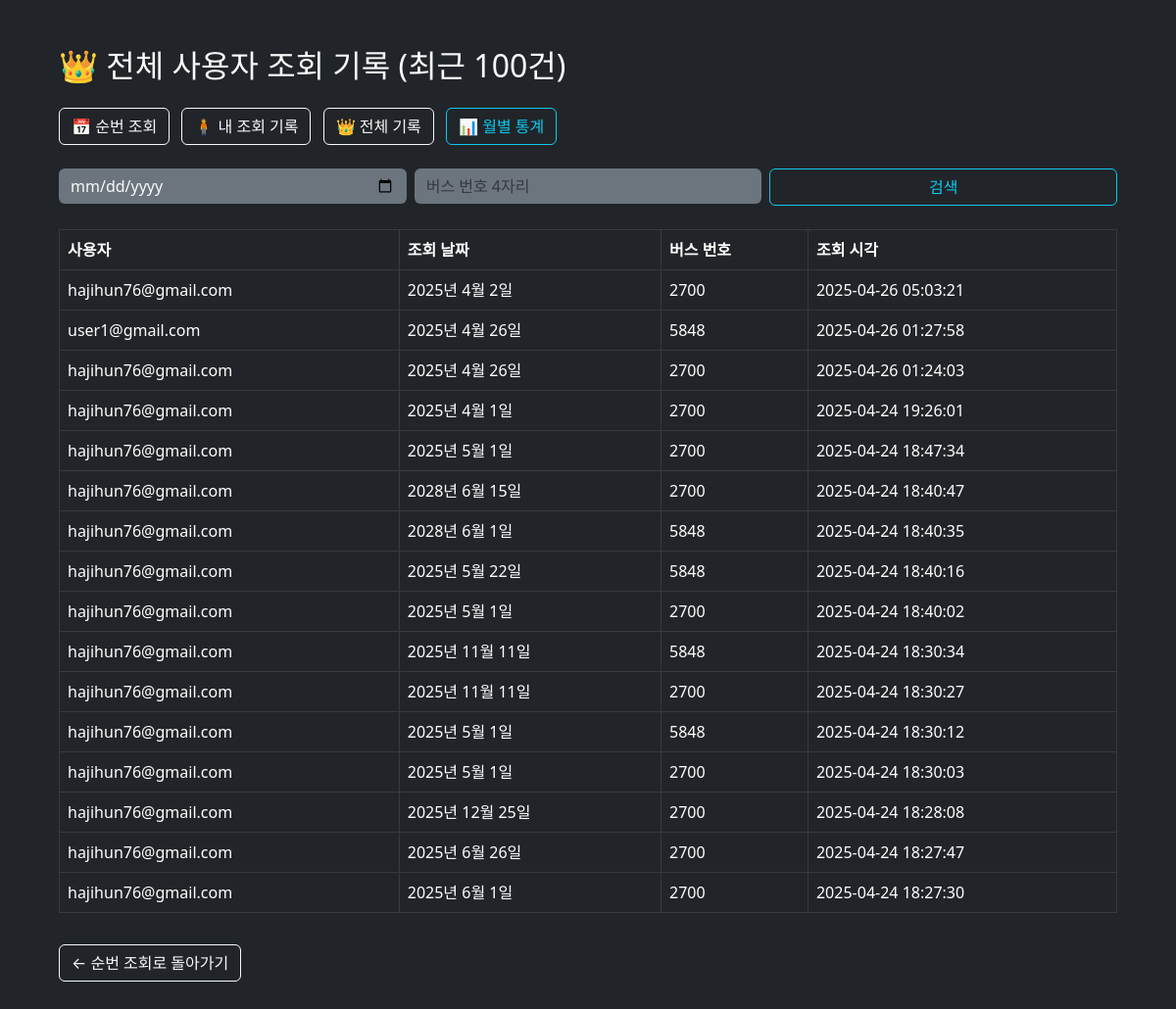
/busorder/logs/all/ (signed in), run on the app's committed database.
### busorder/models.py (models this page shows, shortened)
class BusQueryLog(models.Model):
    user = models.ForeignKey(User, on_delete=models.CASCADE)
    date = models.DateField()
    bus_number = models.IntegerField()
    queried_at = models.DateTimeField(auto_now_add=True)

### blog/models.py (models this page shows, shortened)
class User(AbstractUser):
    nickname = models.CharField(
        max_length=15,
        unique=True,
        null=True,
        blank=True,
        validators=[validate_no_special_characters],
        error_messages={'unique': '이미 사용중인 닉네임입니다.'},
    )
    profile_pic = models.ImageField(default='default_profile_pic.jpg', upload_to='profile_pics')
    intro = models.CharField(max_length=60, blank=True)

### busorder/views.py (the view)
# urls.py: path("logs/all/", views.query_logs_all, name="query_logs_all"),  # 관리자 전용
@login_required
@permission_required('busorder.can_access_busorder', raise_exception=True)
def query_logs_all(request):
    logs = BusQueryLog.objects.all().order_by('-queried_at')
    date = request.GET.get('date')
    bus_number = request.GET.get('bus_number')
    if date:
        logs = logs.filter(date=date)
    if bus_number:
        try:
            bus_number = int(bus_number)
            logs = logs.filter(bus_number=bus_number)
        except ValueError:
            pass  # 숫자 아닐 경우 무시
    return render(request, "busorder/logs_all.html", {"logs": logs})

### busorder/templates/busorder/logs_all.html (shortened to what this page needs)
<!DOCTYPE html>
<html lang="ko">
<head>
  <link rel="stylesheet" href="https://cdn.jsdelivr.net/gh/orioncactus/pretendard/dist/web/static/pretendard.css" />
  <link href="https://cdn.jsdelivr.net/npm/bootstrap@5.3.0/dist/css/bootstrap.min.css" rel="stylesheet">
</head>
<body class="bg-dark text-light p-5">
<div class="container">
  <h2 class="mb-4">👑 전체 사용자 조회 기록 (최근 100건)</h2>
  <div class="mb-4">
    <a href="{% url 'busorder:calendar-view' %}" class="btn btn-outline-light me-2">📅 순번 조회</a>
    <a href="{% url 'busorder:query_logs' %}" class="btn btn-outline-light me-2">🧍 내 조회 기록</a>
    <a href="{% url 'busorder:query_logs_all' %}" class="btn btn-outline-light me-2">👑 전체 기록</a>
    <a href="{% url 'busorder:busorder_stats' %}" class="btn btn-outline-info">📊 월별 통계</a>
  </div>
<form method="get" class="row g-2 mb-4">
  <div class="col-md-4">
    <input type="date" name="date" class="form-control bg-secondary text-light border-0"
          value="{{ request.GET.date }}">
  </div>
  <div class="col-md-4">
    <input type="text" name="bus_number" class="form-control bg-secondary text-light border-0"
          placeholder="버스 번호 4자리" value="{{ request.GET.bus_number }}">
  </div>
  <div class="col-md-4">
    <button type="submit" class="btn btn-outline-info w-100">검색</button>
  </div>
</form>
  <table class="table table-dark table-hover table-bordered">
    <thead>
      <tr>
        <th>사용자</th>
        <th>조회 날짜</th>
        <th>버스 번호</th>
        <th>조회 시각</th>
      </tr>
    </thead>
    <tbody>
      {% for log in logs %}
      <tr>
        <td>{{ log.user.email }}</td>
        <td>{{ log.date }}</td>
        <td>{{ log.bus_number }}</td>
        <td>{{ log.queried_at|date:"Y-m-d H:i:s" }}</td>
      </tr>
      {% empty %}
      <tr>
        <td colspan="4" class="text-center">조회 기록이 없습니다.</td>
      </tr>
      {% endfor %}
    </tbody>
  </table>
  <a href="{% url 'busorder:calendar-view' %}" class="btn btn-outline-light mt-3">← 순번 조회로 돌아가기</a>
</div>
</body>
</html>

### data on the page
BusQueryLog: user.email "hajihun76@gmail.com", date "2025년 4월 2일", bus_number "2700", queried_at "2025-04-26 05:03:21"
BusQueryLog: user.email "user1@gmail.com", date "2025년 4월 26일", bus_number "5848", queried_at "2025-04-26 01:27:58"
BusQueryLog: user.email "hajihun76@gmail.com", date "2025년 4월 26일", bus_number "2700", queried_at "2025-04-26 01:24:03"
BusQueryLog: user.email "hajihun76@gmail.com", date "2025년 4월 1일", bus_number "2700", queried_at "2025-04-24 19:26:01"
BusQueryLog: user.email "hajihun76@gmail.com", date "2025년 5월 1일", bus_number "2700", queried_at "2025-04-24 18:47:34"
BusQueryLog: user.email "hajihun76@gmail.com", date "2028년 6월 15일", bus_number "2700", queried_at "2025-04-24 18:40:47"
BusQueryLog: user.email "hajihun76@gmail.com", date "2028년 6월 1일", bus_number "5848", queried_at "2025-04-24 18:40:35"
BusQueryLog: user.email "hajihun76@gmail.com", date "2025년 5월 22일", bus_number "5848", queried_at "2025-04-24 18:40:16"
BusQueryLog: user.email "hajihun76@gmail.com", date "2025년 5월 1일", bus_number "2700", queried_at "2025-04-24 18:40:02"
BusQueryLog: user.email "hajihun76@gmail.com", date "2025년 11월 11일", bus_number "5848", queried_at "2025-04-24 18:30:34"
BusQueryLog: user.email "hajihun76@gmail.com", date "2025년 11월 11일", bus_number "2700", queried_at "2025-04-24 18:30:27"
BusQueryLog: user.email "hajihun76@gmail.com", date "2025년 5월 1일", bus_number "5848", queried_at "2025-04-24 18:30:12"
BusQueryLog: user.email "hajihun76@gmail.com", date "2025년 5월 1일", bus_number "2700", queried_at "2025-04-24 18:30:03"
BusQueryLog: user.email "hajihun76@gmail.com", date "2025년 12월 25일", bus_number "2700", queried_at "2025-04-24 18:28:08"
BusQueryLog: user.email "hajihun76@gmail.com", date "2025년 6월 26일", bus_number "2700", queried_at "2025-04-24 18:27:47"
BusQueryLog: user.email "hajihun76@gmail.com", date "2025년 6월 1일", bus_number "2700", queried_at "2025-04-24 18:27:30"
